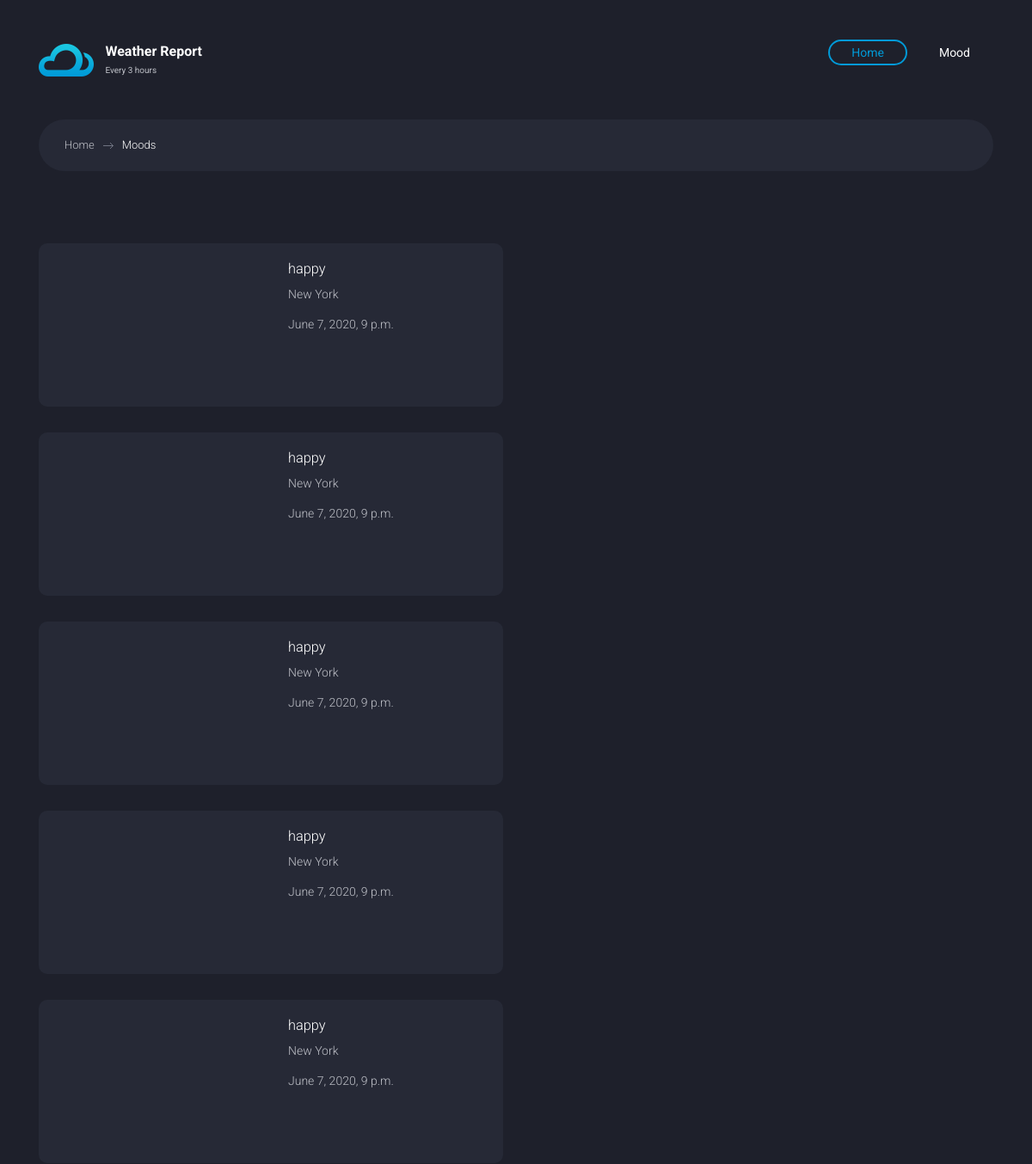
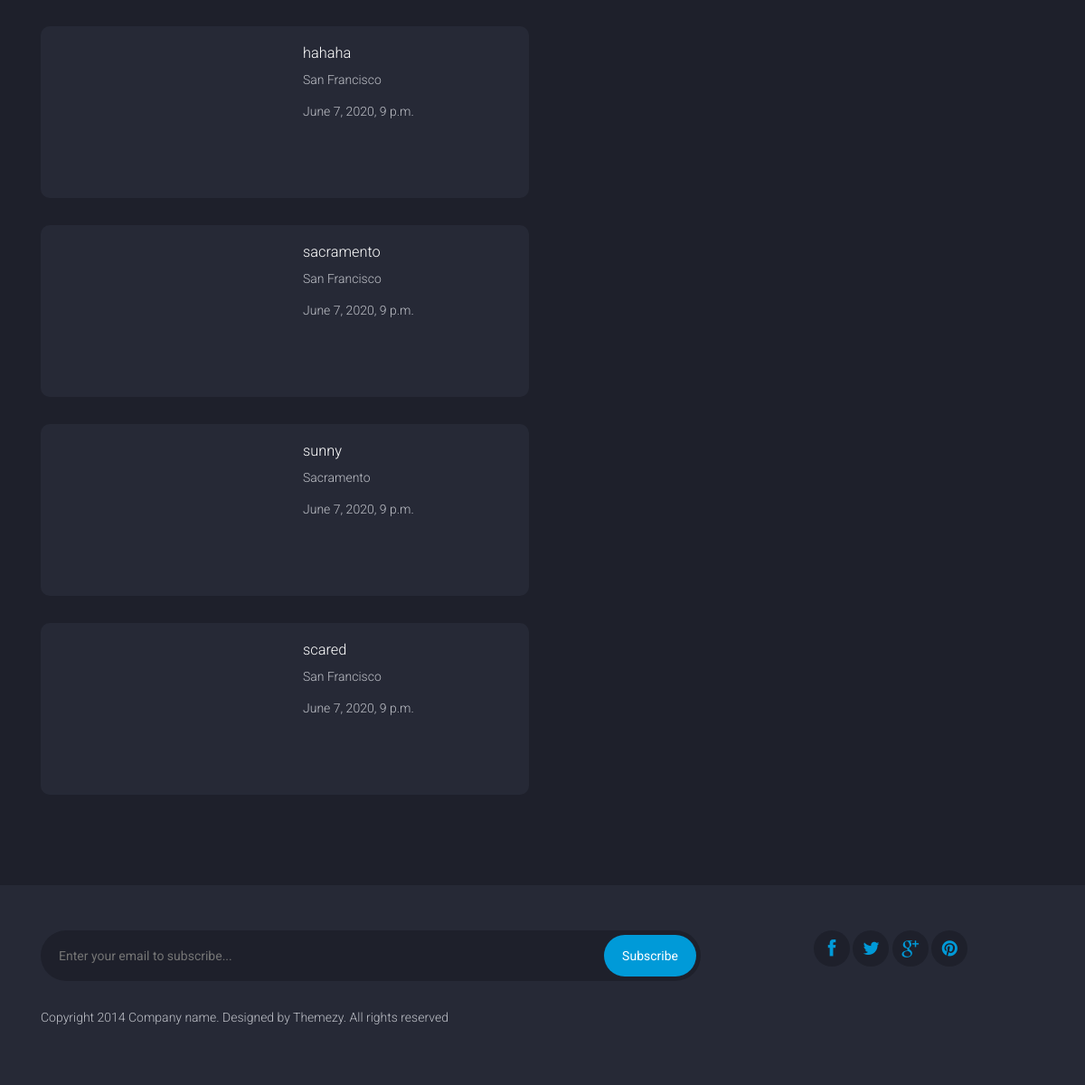
Screenshot of /moods/ with the database file from the repository (2 pictures, top to bottom).
### weather/models.py (models this page shows, shortened)
class Mood(models.Model):
    name = models.CharField(max_length=200)
    city = models.CharField(max_length=200)
    pub_date = models.DateTimeField('date published')

### weather/views.py (the view)
# urls.py: path('moods/', views.moodlist, name='mood_page'),
def moodlist(request):
    moods = Mood.objects.all().order_by('-pub_date')
    context = {'moods': moods}
    return render(request, "weather/moods.html", context)

### weather/templates/weather/moods.html (shortened to what this page needs)
<!DOCTYPE html>
<html lang="en">
	<head>
		{% load static %}
		<link href="fonts/font-awesome.min.css" rel="stylesheet" type="text/css">
		<link rel="stylesheet" href="https://stackpath.bootstrapcdn.com/bootstrap/4.5.0/css/bootstrap.min.css">
		<link rel="stylesheet" href="{% static 'style.css' %}">
	</head>
	<body>
		<div class="site-content">
				<div class="site-header">
					<div class="container">
						<a href="/" class="branding">
							<img src="{% static 'images/logo.png' %}" alt="" class="logo">
							<div class="logo-type">
								<h1 class="site-title">Weather Report</h1>
								<small class="site-description">Every 3 hours</small>
							</div>
						</a>
						<div class="main-navigation">
							<ul class="menu">
								<li class="menu-item current-menu-item"><a href="/">Home</a></li>
								<li class="menu-item menu-item"><a href="{% url 'weather:mood_page' %}">Mood</a></li>
							</ul>
						</div>
					</div>
				</div>
			<main class="main-content">
				<div class="container">
					<div class="breadcrumb">
						<a href="/">Home</a>
						<span>Moods</span>
					</div>
				</div>
				<div class="fullwidth-block">
					<div class="container">
						<div class="row">
							<div class="col-md-6">
								{% for mood in moods %}
								<div class="photo">
									<div class="photo-preview photo-detail" data-bg-image="images/photo-1.jpg"></div>
									<div class="photo-details">
										<h3 class="photo-title"><a href="#">{{mood.name}}</a></h3>
										<p>{{mood.city}}</p>
										<span>{{mood.pub_date}}</span>
									</div>
								</div>
								{% endfor %}
							</div>
						</div>
					</div>
				</div>
			</main>
			<footer class="site-footer">
				<div class="container">
					<div class="row">
						<div class="col-md-8">
							<form action="#" class="subscribe-form">
								<input type="text" placeholder="Enter your email to subscribe...">
								<input type="submit" value="Subscribe">
							</form>
						</div>
						<div class="col-md-3 col-md-offset-1">
							<div class="social-links">
								<a href="#"><i class="fa fa-facebook"></i></a>
								<a href="#"><i class="fa fa-twitter"></i></a>
								<a href="#"><i class="fa fa-google-plus"></i></a>
								<a href="#"><i class="fa fa-pinterest"></i></a>
							</div>
						</div>
					</div>
					<p class="colophon">Copyright 2014 Company name. Designed by Themezy. All rights reserved</p>
				</div>
			</footer>
		</div>
		{% load static %}
	</body>
</html>

### rows the page displays
Mood: name "happy", city "New York", pub_date "June 7, 2020, 9 p.m."
Mood: name "happy", city "New York", pub_date "June 7, 2020, 9 p.m."
Mood: name "happy", city "New York", pub_date "June 7, 2020, 9 p.m."
Mood: name "happy", city "New York", pub_date "June 7, 2020, 9 p.m."
Mood: name "happy", city "New York", pub_date "June 7, 2020, 9 p.m."
Mood: name "hahaha", city "San Francisco", pub_date "June 7, 2020, 9 p.m."
Mood: name "sacramento", city "San Francisco", pub_date "June 7, 2020, 9 p.m."
Mood: name "sunny", city "Sacramento", pub_date "June 7, 2020, 9 p.m."
Mood: name "scared", city "San Francisco", pub_date "June 7, 2020, 9 p.m."
